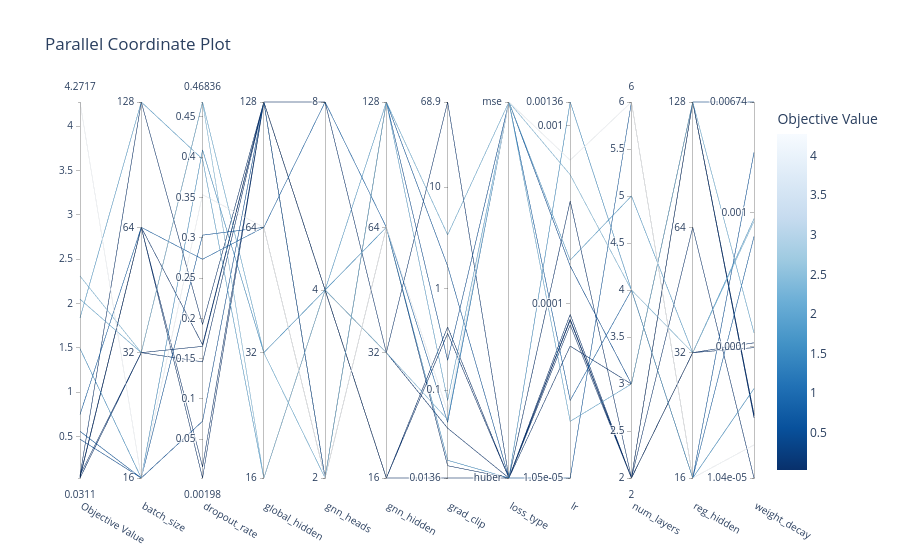

Here is the notebook cell this chart was saved with:
### Code cell
plot_parallel_coordinate(study)

### Figure 1 — Plotly figure (JSON) as saved in the notebook; plotly's stock layout.template omitted (floating-point values rounded to 4 significant figures)
{"data": [{"dimensions": [{"label": "Objective Value", "range": [0.03115, 4.272], "values": [1.49, 4.272, 0.5575, 0.469, 2.308, 2.048, 0.03115, 0.06589, 0.7471, 0.04736, 0.04399, 0.03452, 1.836, 0.05714]}, {"label": "batch_size", "range": [0, 3], "ticktext": ["16", "32", "64", "128"], "tickvals": [0, 1, 2, 3], "values": [0, 0, 0, 0, 1, 1, 1, 1, 2, 2, 2, 2, 3, 3]}, {"label": "dropout_rate", "range": [0.001981, 0.4684], "values": [0.409, 0.3534, 0.3032, 0.07245, 0.4681, 0.4684, 0.1461, 0.1653, 0.2734, 0.01571, 0.001981, 0.1674, 0.3974, 0.1925]}, {"label": "global_hidden", "range": [0, 3], "ticktext": ["16", "32", "64", "128"], "tickvals": [0, 1, 2, 3], "values": [1, 2, 2, 3, 0, 1, 3, 3, 2, 3, 3, 3, 0, 3]}, {"label": "gnn_heads", "range": [0, 2], "ticktext": ["2", "4", "8"], "tickvals": [0, 1, 2], "values": [1, 0, 0, 0, 1, 0, 1, 2, 2, 0, 1, 1, 1, 1]}, {"label": "gnn_hidden", "range": [0, 3], "ticktext": ["16", "32", "64", "128"], "tickvals": [0, 1, 2, 3], "values": [2, 2, 3, 3, 1, 3, 1, 1, 2, 2, 0, 0, 3, 0]}, {"label": "grad_clip", "range": [-1.867, 1.838], "ticktext": ["0.0136", "0.1", "1", "10", "68.9"], "tickvals": [-1.867, -1, 0, 1, 1.838], "values": [-1.692, -1.216, 0.2208, -0.7072, -1.292, 0.5292, -1.376, 1.838, -1.318, -1.746, -1.867, -0.4417, -1.103, -0.3798]}, {"label": "loss_type", "range": [0, 1], "ticktext": ["huber", "mse"], "tickvals": [0, 1], "values": [0, 1, 0, 1, 1, 1, 0, 0, 1, 0, 0, 0, 1, 0]}, {"label": "lr", "range": [-4.977, -2.868], "ticktext": ["1.05e-05", "0.0001", "0.001", "0.00136"], "tickvals": [-4.977, -4, -3, -2.868], "values": [-2.868, -3.194, -4.977, -3.788, -3.276, -4.659, -4.092, -4.06, -4.542, -3.424, -4.119, -4.086, -3.755, -4.237]}, {"label": "num_layers", "range": [2, 6], "values": [4, 6, 6, 3, 4, 3, 2, 2, 4, 2, 2, 2, 5, 3]}, {"label": "reg_hidden", "range": [0, 3], "ticktext": ["16", "32", "64", "128"], "tickvals": [0, 1, 2, 3], "values": [0, 0, 0, 3, 1, 3, 3, 2, 0, 1, 1, 3, 1, 3]}, {"label": "weight_decay", "range": [-4.982, -2.171], "ticktext": ["1.04e-05", "0.0001", "0.001", "0.00674"], "tickvals": [-4.982, -4, -3, -2.171], "values": [-4.314, -4.735, -2.548, -2.171, -3.064, -3.897, -4.532, -4.982, -3.177, -4.007, -3.971, -4.515, -3.044, -4.505]}], "labelangle": 30, "labelside": "bottom", "line": {"color": [1.49, 4.272, 0.5575, 0.469, 2.308, 2.048, 0.03115, 0.06589, 0.7471, 0.04736, 0.04399, 0.03452, 1.836, 0.05714], "colorbar": {"title": {"text": "Objective Value"}}, "colorscale": [[0, "rgb(247,251,255)"], [0.125, "rgb(222,235,247)"], [0.25, "rgb(198,219,239)"], [0.375, "rgb(158,202,225)"], [0.5, "rgb(107,174,214)"], [0.625, "rgb(66,146,198)"], [0.75, "rgb(33,113,181)"], [0.875, "rgb(8,81,156)"], [1, "rgb(8,48,107)"]], "reversescale": true, "showscale": true}, "type": "parcoords"}], "layout": {"title": {"text": "Parallel Coordinate Plot"}}}
